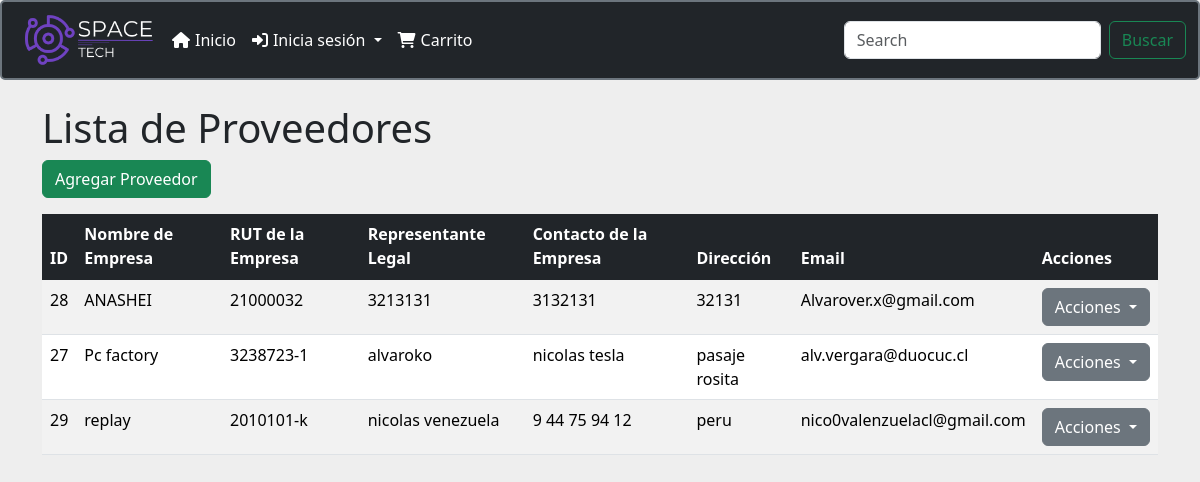
The app's page /listar_proveedores/ with its own data.
### menu/models.py (models this page shows, shortened)
class Proveedor(models.Model):
    id_proveedor = models.AutoField(primary_key=True, editable=False)
    rut_empresa = models.CharField(max_length=13, verbose_name='RUT de la Empresa')
    nombre_empresa = models.CharField(max_length=100, verbose_name='Nombre de la Empresa')
    representante_legal = models.CharField(max_length=100, verbose_name='Representante Legal', default="")
    contacto_empresa = models.CharField(max_length=50, verbose_name='Contacto de la Empresa')
    direccion_proveedor = models.CharField(max_length=255, verbose_name='Dirección', default="sin direccion")
    email_proveedor = models.EmailField(max_length=70, unique=True, null=True, blank=True)

### menu/views.py (the view)
# urls.py: path('listar_proveedores/', views.listar_proveedores, name='listar_proveedores'),
def listar_proveedores(request):
    proveedores = Proveedor.objects.all().order_by('nombre_empresa')
    return render(request, 'listar_proveedores.html', {'proveedores': proveedores})

### menu/context_processors.py (called while the page is built)
def carrito_items_count(request):
    if request.user.is_authenticated:
        cart, created = Cart.objects.get_or_create(user=request.user)
        carrito_items_count = CartItem.objects.filter(cart=cart).aggregate(total_quantity=Sum('quantity'))['total_quantity'] or 0
    else:
        carrito_items_count = 0
    return {
        'carrito_items_count': carrito_items_count
    }

### menu/templates/listar_proveedores.html (shortened to what this page needs)
<!DOCTYPE html>
<html lang="es">
<head>
    <link href="https://cdn.jsdelivr.net/npm/bootstrap@5.1.3/dist/css/bootstrap.min.css" rel="stylesheet">
</head>
<body>
    {% include "plantilla/menu.html" %}
    <div class="container mt-4">
        <h1>Lista de Proveedores</h1>
        <div class="mb-3">
            <a href="{% url 'crear_proveedor' %}" class="btn btn-success">Agregar Proveedor</a>
        </div>
        <table class="table table-striped table-hover">
            <thead class="table-dark">
                <tr>
                    <th>ID</th>
                    <th>Nombre de Empresa</th>
                    <th>RUT de la Empresa</th>
                    <th>Representante Legal</th>
                    <th>Contacto de la Empresa</th>
                    <th>Dirección</th>
                    <th>Email</th>
                    <th>Acciones</th>
                </tr>
            </thead>
            <tbody>
                {% for proveedor in proveedores %}
                <tr>
                    <td>{{ proveedor.id_proveedor }}</td>
                    <td>{{ proveedor.nombre_empresa }}</td>
                    <td>{{ proveedor.rut_empresa }}</td>
                    <td>{{ proveedor.representante_legal }}</td>
                    <td>{{ proveedor.contacto_empresa }}</td>
                    <td>{{ proveedor.direccion_proveedor }}</td>
                    <td>{{ proveedor.email_proveedor }}</td>
                    <td>
                        <div class="btn-group">
                            <button type="button" class="btn btn-secondary dropdown-toggle" data-bs-toggle="dropdown" aria-expanded="false">
                                Acciones
                            </button>
                        </div>
                    </td>
                </tr>
                {% empty %}
                <tr>
                    <td colspan="8">No hay proveedores registrados.</td>
                </tr>
                {% endfor %}
            </tbody>
        </table>
    </div>
</body>
</html>

### records on screen
Proveedor: id_proveedor "28", nombre_empresa "ANASHEI", rut_empresa "21000032", representante_legal "3213131", contacto_empresa "3132131", direccion_proveedor "32131", email_proveedor "Alvarover.x@gmail.com"
Proveedor: id_proveedor "27", nombre_empresa "Pc factory", rut_empresa "3238723-1", representante_legal "alvaroko", contacto_empresa "nicolas tesla", direccion_proveedor "pasaje rosita", email_proveedor "alv.vergara@duocuc.cl"
Proveedor: id_proveedor "29", nombre_empresa "replay", rut_empresa "2010101-k", representante_legal "nicolas venezuela", contacto_empresa "9 44 75 94 12", direccion_proveedor "peru", email_proveedor "nico0valenzuelacl@gmail.com"
